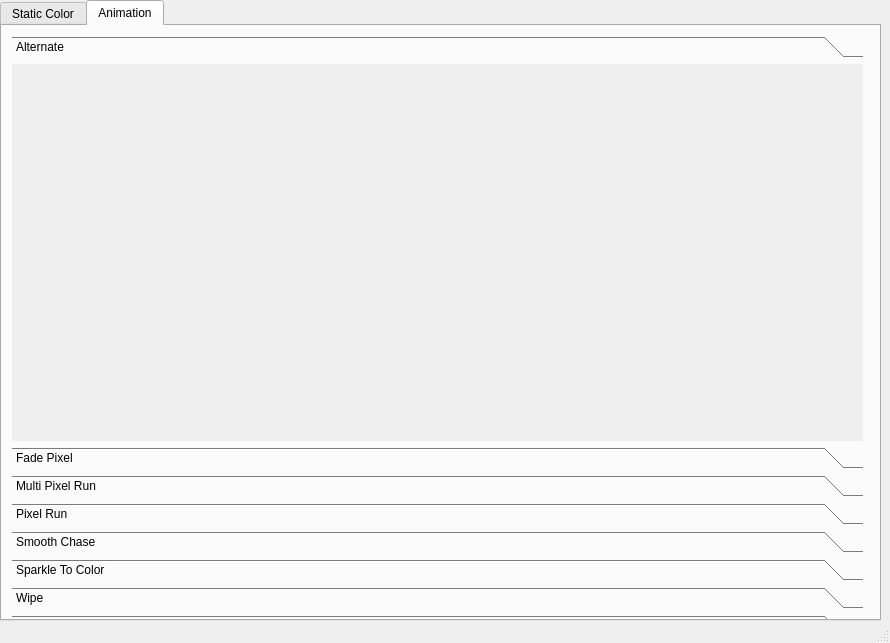
<?xml version="1.0" encoding="UTF-8"?>
<ui version="4.0">
 <class>MainWindow</class>
 <widget class="QMainWindow" name="MainWindow">
  <property name="geometry">
   <rect>
    <x>0</x>
    <y>0</y>
    <width>890</width>
    <height>643</height>
   </rect>
  </property>
  <property name="windowTitle">
   <string>MainWindow</string>
  </property>
  <widget class="QWidget" name="centralWidget">
   <widget class="QTabWidget" name="tabWidget">
    <property name="geometry">
     <rect>
      <x>0</x>
      <y>0</y>
      <width>881</width>
      <height>621</height>
     </rect>
    </property>
    <property name="currentIndex">
     <number>1</number>
    </property>
    <widget class="QWidget" name="tab">
     <attribute name="title">
      <string>Static Color</string>
     </attribute>
     <widget class="QScrollBar" name="verticalScrollBar">
      <property name="geometry">
       <rect>
        <x>70</x>
        <y>90</y>
        <width>20</width>
        <height>481</height>
       </rect>
      </property>
      <property name="orientation">
       <enum>Qt::Vertical</enum>
      </property>
     </widget>
    </widget>
    <widget class="QWidget" name="tab_2">
     <attribute name="title">
      <string>Animation</string>
     </attribute>
     <widget class="QToolBox" name="Alternate_2">
      <property name="geometry">
       <rect>
        <x>10</x>
        <y>10</y>
        <width>851</width>
        <height>601</height>
       </rect>
      </property>
      <property name="currentIndex">
       <number>0</number>
      </property>
      <widget class="QWidget" name="Alternate">
       <property name="geometry">
        <rect>
         <x>0</x>
         <y>0</y>
         <width>851</width>
         <height>329</height>
        </rect>
       </property>
       <attribute name="label">
        <string>Alternate</string>
       </attribute>
      </widget>
      <widget class="QWidget" name="page_3">
       <attribute name="label">
        <string>Fade Pixel</string>
       </attribute>
       <widget class="QToolBox" name="toolBox">
        <property name="geometry">
         <rect>
          <x>30</x>
          <y>0</y>
          <width>351</width>
          <height>251</height>
         </rect>
        </property>
        <property name="currentIndex">
         <number>0</number>
        </property>
        <widget class="QWidget" name="page">
         <property name="geometry">
          <rect>
           <x>0</x>
           <y>0</y>
           <width>351</width>
           <height>115</height>
          </rect>
         </property>
         <attribute name="label">
          <string>Fade Pixel Red</string>
         </attribute>
        </widget>
        <widget class="QWidget" name="page_10">
         <property name="geometry">
          <rect>
           <x>0</x>
           <y>0</y>
           <width>351</width>
           <height>39</height>
          </rect>
         </property>
         <attribute name="label">
          <string>Fade Pixel Green</string>
         </attribute>
        </widget>
        <widget class="QWidget" name="page_11">
         <attribute name="label">
          <string>Fade Pixel Blue</string>
         </attribute>
        </widget>
        <widget class="QWidget" name="page_12">
         <attribute name="label">
          <string>Fade Pixel All</string>
         </attribute>
        </widget>
       </widget>
      </widget>
      <widget class="QWidget" name="page_4">
       <attribute name="label">
        <string>Multi Pixel Run</string>
       </attribute>
      </widget>
      <widget class="QWidget" name="page_5">
       <attribute name="label">
        <string>Pixel Run</string>
       </attribute>
       <widget class="QToolBox" name="toolBox_2">
        <property name="geometry">
         <rect>
          <x>50</x>
          <y>10</y>
          <width>801</width>
          <height>271</height>
         </rect>
        </property>
        <property name="currentIndex">
         <number>0</number>
        </property>
        <widget class="QWidget" name="page_13">
         <property name="geometry">
          <rect>
           <x>0</x>
           <y>0</y>
           <width>801</width>
           <height>203</height>
          </rect>
         </property>
         <attribute name="label">
          <string>Pixel Run</string>
         </attribute>
        </widget>
        <widget class="QWidget" name="page_14">
         <property name="geometry">
          <rect>
           <x>0</x>
           <y>0</y>
           <width>801</width>
           <height>203</height>
          </rect>
         </property>
         <attribute name="label">
          <string>Pixel Run With Trail</string>
         </attribute>
        </widget>
       </widget>
      </widget>
      <widget class="QWidget" name="page_6">
       <attribute name="label">
        <string>Smooth Chase</string>
       </attribute>
      </widget>
      <widget class="QWidget" name="page_7">
       <attribute name="label">
        <string>Sparkle To Color</string>
       </attribute>
      </widget>
      <widget class="QWidget" name="page_8">
       <attribute name="label">
        <string>Wipe</string>
       </attribute>
      </widget>
      <widget class="QWidget" name="page_2">
       <property name="geometry">
        <rect>
         <x>0</x>
         <y>0</y>
         <width>100</width>
         <height>30</height>
        </rect>
       </property>
       <attribute name="label">
        <string>Page 2</string>
       </attribute>
      </widget>
     </widget>
    </widget>
   </widget>
  </widget>
  <widget class="QStatusBar" name="statusBar"/>
 </widget>
 <layoutdefault spacing="6" margin="11"/>
 <resources/>
 <connections/>
</ui>
